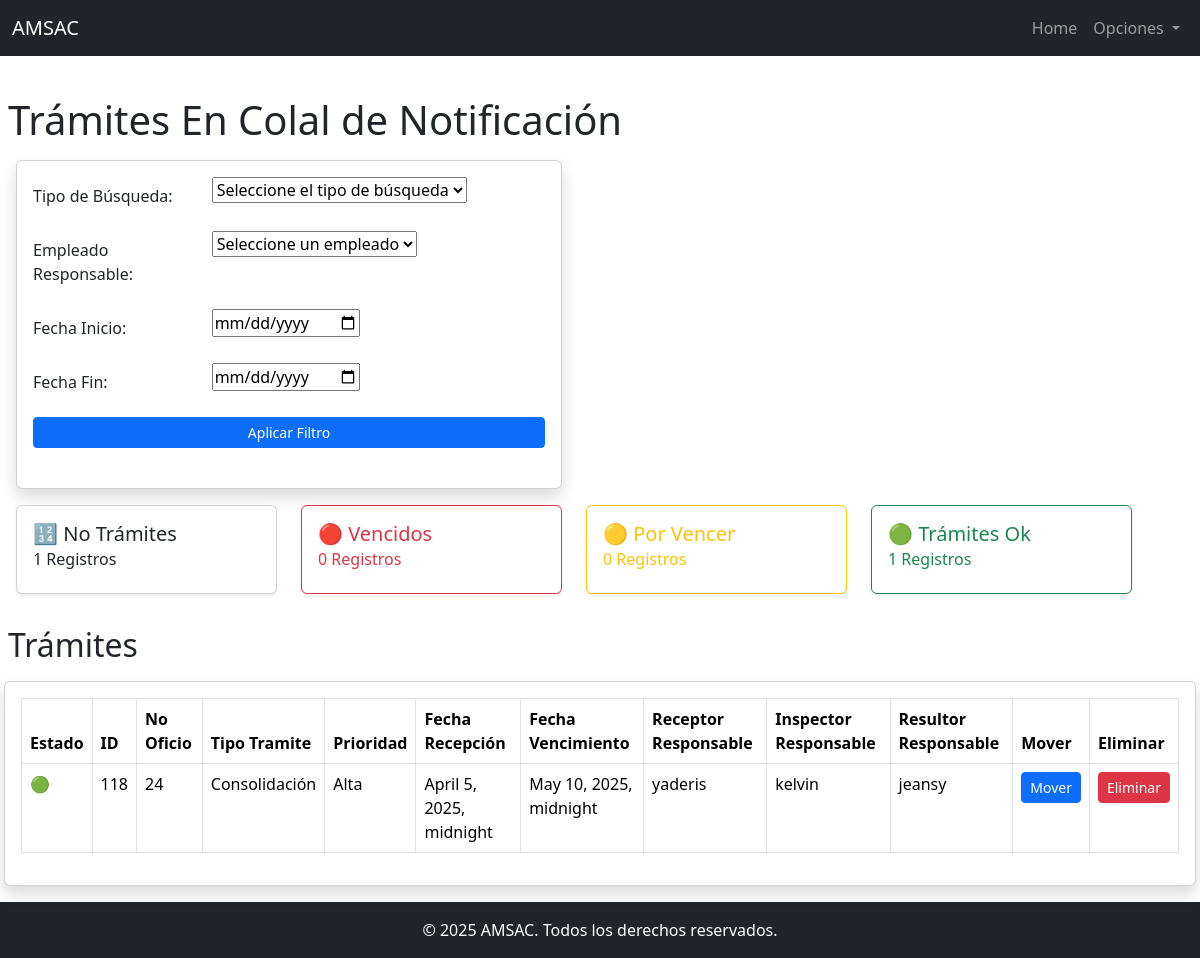
Screenshot of /bandeja_cola_notificacion/ (signed in) with the database file from the repository.
### app_catastro_inmuebles_01/models.py (models this page shows, shortened)
class Tramite(models.Model):
    ESTADO_CHOICES = [
        ('Recepción', 'Recepción'),
        ('Inspección', 'Inspección'),
        ('Resolución', 'Resolución'),
        ('Finalizado', 'Finalizado'),
        ('Pendiente Subsano', 'Pendiente Subsano'),
        ('Inspección Proyecto', 'Inspección Proyecto'),
        ('Resolución Proyecto', 'Resolución Proyecto'),
    ]
    no_oficio = models.CharField(max_length=50)
    fecha_recepcion = models.DateTimeField()
    fecha_vencimiento = models.DateTimeField()
    prioridad = models.CharField(max_length=10, choices=[('alta', 'Alta'), ('media', 'Media'), ('baja', 'Baja')])
    tramite_tipo = models.CharField(max_length=20, choices=[('inscripcion', 'Inscripción'), ('desmembracion', 'Desmembración'),
                                                            ('consolidacion', 'Consolidación'), ('comprobante', 'Comprobante')])
    receptor_responsable = models.ForeignKey(Usuario, on_delete=models.SET_NULL, null=True, related_name='receptor_responsable')
    inspector_responsable = models.ForeignKey(Usuario, on_delete=models.SET_NULL, null=True, related_name='inspector_responsable')
    resultor_responsable = models.ForeignKey(Usuario, on_delete=models.SET_NULL, null=True, blank=True, related_name='resultor_responsable')
    lider_proyecto = models.ForeignKey(Usuario, on_delete=models.SET_NULL, null=True, blank=True, related_name='lider_proyecto')
    sub_lider_proyecto = models.ForeignKey(Usuario, on_delete=models.SET_NULL, null=True, blank=True, related_name='sub_lider_proyecto')
    resultor_proyecto = models.ForeignKey(Usuario, on_delete=models.SET_NULL, null=True, blank=True, related_name='resultor_proyecto')
    etapa = models.ForeignKey(Etapa, on_delete=models.CASCADE)
    fecha_movimiento = models.DateTimeField(auto_now=True)  # Fecha en que el trámite cambia de etapa
    comentarios = models.TextField(blank=True, null=True)
    delegado_a = models.ForeignKey(Usuario, on_delete=models.SET_NULL, null=True, related_name='delegado_a')

class Usuario(AbstractUser):
    ROLES = [
        ('recepcionista', 'Recepcionista'),
        ('inspector', 'Inspector'),
        ('resultor', 'Resultor'),
        ('lider_proyecto', 'Líder de Proyecto'),
        ('sub_lider_proyecto', 'Sub Líder de Proyecto'),
        ('resultor_proyecto', 'Resultor de Proyecto'),
    ]
    rol = models.CharField(max_length=20, choices=ROLES, null=True, blank=True)
    def __str__(self):
        return f"{self.username}"  # Para mostrar el rol del usuario agregar ({self.get_rol_display()})

### app_catastro_inmuebles_01/views.py (the view)
# urls.py: path('bandeja_cola_notificacion/', views.bandeja_cola_notificacion, name='bandeja_cola_notificacion'),
@login_required
def bandeja_cola_notificacion(request):
    tramites = Tramite.objects.filter(etapa__nombre="Cola Notificación")
    etapas = Etapa.objects.all()
    if request.method == 'GET':
        form = FiltroTramitesForm(request.GET)
        if form.is_valid():
            tramites = form.filter_tramites(tramites)
    else:
        form = FiltroTramitesForm()
    today = timezone.now()
    warning_period = timedelta(days=5)  # Definir 5 días antes del vencimiento como "por vencer"
    tramites_vencidos = []
    tramites_por_vencer = []
    tramites_ok = []
    for tramite in tramites:
        if tramite.fecha_vencimiento < today:
            tramite.estado = 'vencido'
            tramites_vencidos.append(tramite)
        elif tramite.fecha_vencimiento <= today + warning_period:
            tramite.estado = 'por_vencer'
            tramites_por_vencer.append(tramite)
        else:
            tramite.estado = 'ok'
            tramites_ok.append(tramite)
    tramites_vencidos_count = len(tramites_vencidos)
    tramites_por_vencer_count = len(tramites_por_vencer)
    tramites_ok_count = len(tramites_ok)
    tramites_totales = tramites_vencidos_count + tramites_por_vencer_count + tramites_ok_count
    tramites_ordenados = tramites_vencidos + tramites_por_vencer + tramites_ok
    context = {
        'etapas': etapas,
        'tramites': tramites_ordenados,
        'tramites_vencidos_count': tramites_vencidos_count,
        'tramites_por_vencer_count': tramites_por_vencer_count,
        'tramites_ok_count': tramites_ok_count,
        'tramites_totales': tramites_totales,
        'form': form,
    }
    return render(request, 'app_catastro_inmuebles_01/bandeja_cola_notificacion.html', context)

### app_catastro_inmuebles_01/forms.py (called while the page is built, shortened)
    def filter_tramites(self, queryset):
        tipo_busqueda = self.cleaned_data.get('tipo_busqueda')
        empleado_id = self.cleaned_data.get('empleado')
        fecha_inicio = self.cleaned_data.get('fecha_inicio')
        fecha_fin = self.cleaned_data.get('fecha_fin')
        if fecha_inicio:
            queryset = queryset.filter(fecha_vencimiento__gte=fecha_inicio)
        if fecha_fin:
            queryset = queryset.filter(fecha_vencimiento__lte=fecha_fin)
        return queryset

### app_catastro_inmuebles_01/templates/app_catastro_inmuebles_01/bandeja_cola_notificacion.html (shortened to what this page needs)
{% extends 'base.html' %}
{% block content %}
    <h1 class="ms-2">Trámites En Colal de Notificación</h1>
    <div class="container mb-3 mt-3 ms-1 me-1">
        <div class="row">
            <div class="col-12 col-md-6">
                <div class="card shadow">
                    <div class="card-body">
                        <form method="GET" class="mb-4">
                            <div class="mb-3">
                                {% for field in form %}
                                    <div class="row mb-3">
                                        <label class="col-sm-4 col-form-label">{{ field.label_tag }}</label>
                                        <div class="col-sm-8">
                                            {{ field }}
                                        </div>
                                    </div>
                                {% endfor %}
                            </div>
                            <div class="d-grid">
                                <button type="submit" class="btn btn-primary btn-sm">Aplicar Filtro</button>
                            </div>
                        </form>
                    </div>
                </div>
            </div>
        </div>
    </div>
    <div class="container mb-3 mt-3 ms-1 me-1">
        <div class="row">
            <div class="col-12 col-md-3 mb-3">
                <div class="card shadow-sm ">
                    <div class="card-body">
                        <h5 class="card-title">
                            <span>🔢</span> No Trámites
                        </h5>
                        <h6 class="card-subtitle mb-2 font-weight-bold">
                            {{ tramites_totales }} Registros
                        </h6>
                    </div>
                </div>
            </div>
            <div class="col-12 col-md-3 mb-3">
                <div class="card shadow-sm border-danger">
                    <div class="card-body">
                        <h5 class="card-title text-danger">
                            <span>🔴</span> Vencidos
                        </h5>
                        <h6 class="card-subtitle mb-2 text-danger font-weight-bold">
                            {{ tramites_vencidos_count }} Registros
                        </h6>
                    </div>
                </div>
            </div>
            <div class="col-12 col-md-3 mb-3">
                <div class="card shadow-sm border-warning">
                    <div class="card-body">
                        <h5 class="card-title text-warning">
                            <span>🟡</span> Por Vencer
                        </h5>
                        <h6 class="card-subtitle mb-2 text-warning font-weight-bold">
                            {{ tramites_por_vencer_count }} Registros
                        </h6>
                    </div>
                </div>
            </div>
            <div class="col-12 col-md-3 mb-3">
                <div class="card shadow-sm border-success">
                    <div class="card-body">
                        <h5 class="card-title text-success">
                            <span>🟢</span> Trámites Ok
                        </h5>
                        <h6 class="card-subtitle mb-2 text-success font-weight-bold">
                            {{ tramites_ok_count }} Registros
                        </h6>
                    </div>
                </div>
            </div>
        </div>
    </div>
    <h2 class="ms-2">Trámites</h2>
    <div class="Container mb-3 mt-3 ms-1 me-1">
        <div class="card shadow">
            <div class="card-body">
                <table class="table table-bordered">
                    <thead>
                        <tr>
                            <th scope="col">Estado</th>
                            <th scope="col">ID</th>
                            <th scope="col">No Oficio</th>
                            <th scope="col">Tipo Tramite</th>
                            <th scope="col">Prioridad</th>
                            <th scope="col">Fecha Recepción</th>
                            <th scope="col">Fecha Vencimiento</th>
                            <th scope="col">Receptor Responsable</th>
                            <th scope="col">Inspector Responsable</th>
                            <th scope="col">Resultor Responsable</th>
                            <th scope="col">Mover</th>
                            <th scope="col">Eliminar</th>
                        </tr>
                    </thead>
                    <tbody>
                        {% for tramite in tramites %}
                            <tr>
                                <td>
                                    {% if tramite.estado == 'vencido' %}
                                        🔴
                                    {% elif tramite.estado == 'por_vencer' %}
                                        🟡
                                    {% elif tramite.estado == 'ok' %}
                                        🟢
                                    {% endif %}
                                </td>
                                <td>{{ tramite.id }}</td>
                                <td>{{ tramite.no_oficio }}</td>
                                <td>{{ tramite.tramite_tipo }}</td>
                                <td>{{ tramite.prioridad }}</td>
                                <td>{{ tramite.fecha_recepcion }}</td>
                                <td>{{ tramite.fecha_vencimiento }}</td>
                                <td>{{ tramite.receptor_responsable }}</td>
                                <td>{{ tramite.inspector_responsable }}</td>
                                <td>{{ tramite.resultor_responsable }}</td>
                                <td>
                                    <button class="btn btn-primary btn-sm" data-bs-toggle="modal" data-bs-target="#modal{{ tramite.id }}">Mover</button>
                                </td>
                                <td><button class="btn btn-danger btn-sm">Eliminar</button></td>
                            </tr>
                        {% endfor %}
                    </tbody>
                </table>
            </div>
        </div>
    </div>
{% endblock %}

### rows the page displays
Tramite: id "118", no_oficio "24", tramite_tipo "Consolidación", prioridad "Alta", fecha_recepcion "April 5, 2025, midnight", fecha_vencimiento "May 10, 2025, midnight", receptor_responsable "yaderis", inspector_responsable "kelvin", resultor_responsable "jeansy"

### other values shown
{{ field.label_tag }} "Tipo de Búsqueda:" "Empleado Responsable:" "Fecha Inicio:" "Fecha Fin:"
{{ tramites_totales }} "1"
{{ tramites_vencidos_count }} "0"
{{ tramites_por_vencer_count }} "0"
{{ tramites_ok_count }} "1"
